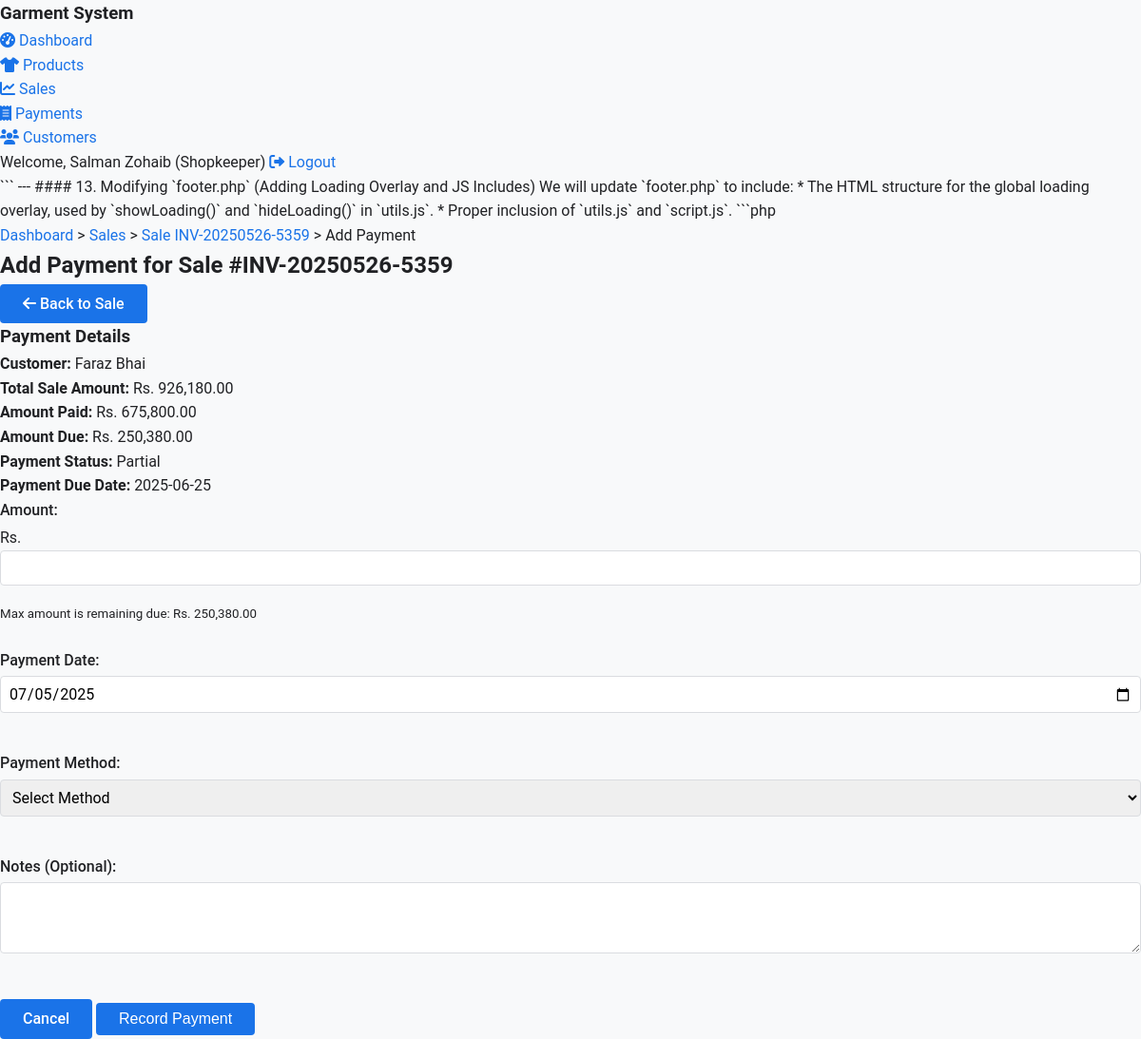
/add-payment.php?sale_id=12 (signed in), run on the app's committed database.
### tables this page shows
CREATE TABLE `sales` (
  `id` int(11) NOT NULL,
  `invoice_number` varchar(50) NOT NULL,
  `customer_id` int(11) NOT NULL,
  `sale_date` date NOT NULL,
  `total_amount` decimal(10,2) NOT NULL,
  `discount_amount` decimal(10,2) DEFAULT 0.00,
  `tax_amount` decimal(10,2) DEFAULT 0.00,
  `shipping_cost` decimal(10,2) DEFAULT 0.00,
  `net_amount` decimal(10,2) NOT NULL,
  `payment_status` enum('unpaid','partial','paid') DEFAULT 'unpaid',
  `payment_due_date` date DEFAULT NULL,
  `notes` text DEFAULT NULL,
  `created_by` int(11) NOT NULL,
  `created_at` timestamp NULL DEFAULT current_timestamp(),
  `updated_at` timestamp NULL DEFAULT current_timestamp() ON UPDATE current_timestamp()
);

CREATE TABLE `customers` (
  `id` int(11) NOT NULL,
  `name` varchar(100) NOT NULL,
  `contact_person` varchar(100) DEFAULT NULL,
  `phone` varchar(20) DEFAULT NULL,
  `email` varchar(100) DEFAULT NULL,
  `address` text DEFAULT NULL,
  `created_by` int(11) NOT NULL,
  `created_at` timestamp NULL DEFAULT current_timestamp(),
  `updated_at` timestamp NULL DEFAULT current_timestamp() ON UPDATE current_timestamp()
);

### add-payment.php (the view, shortened to what this page needs)
<?php
include_once '../includes/header.php';
$database = new Database();
$db = $database->getConnection();
$auth = new Auth($db);
$sale_id = isset($_GET['sale_id']) ? intval($_GET['sale_id']) : null;
$sale_details = null;
$amount_due = 0;
$total_amount_paid = 0;
try {
    $sale_query = "SELECT s.id, s.invoice_number, s.total_amount, s.payment_status, s.payment_due_date, c.name AS customer_name
                   FROM sales s
                   JOIN customers c ON s.customer_id = c.id
                   WHERE s.id = ? AND s.created_by = ?";
    $sale_stmt = $db->prepare($sale_query);
    $sale_stmt->execute([$sale_id, $_SESSION['user_id']]);
    $sale_details = $sale_stmt->fetch(PDO::FETCH_ASSOC);
    $paid_amount_query = "SELECT SUM(amount) FROM payments WHERE sale_id = ?";
    $paid_amount_stmt = $db->prepare($paid_amount_query);
    $paid_amount_stmt->execute([$sale_id]);
    $total_amount_paid = $paid_amount_stmt->fetchColumn() ?: 0;
    $amount_due = $sale_details['total_amount'] - $total_amount_paid;
    $auth->logActivity(
        $_SESSION['user_id'],
        'read',
        'payments',
        'Accessed Add Payment page for Sale #' . htmlspecialchars($sale_details['invoice_number']),
        $sale_id
    );
} catch (Exception $e) {
    $auth->logActivity(
        $_SESSION['user_id'] ?? null,
        'error',
        'payments',
        'Error loading Add Payment page: ' . $e->getMessage(),
        $sale_id ?? null
    );
    $_SESSION['error_message'] = $e->getMessage();
    header('Location: sales.php');
    exit;
}
?>
<div class="breadcrumb">
    <a href="dashboard.php">Dashboard</a> &gt;
    <a href="sales.php">Sales</a> &gt;
    <a href="view-sale.php?id=<?php echo htmlspecialchars($sale_id); ?>">Sale <?php echo htmlspecialchars($sale_details['invoice_number']); ?></a> &gt;
    <span>Add Payment</span>
</div>
<div class="page-header">
    <div class="page-title">
        <h2>Add Payment for Sale #<?php echo htmlspecialchars($sale_details['invoice_number']); ?></h2>
    </div>
    <div class="page-actions">
        <a href="view-sale.php?id=<?php echo htmlspecialchars($sale_id); ?>" class="button secondary">
            <i class="fas fa-arrow-left"></i> Back to Sale
        </a>
    </div>
</div>
<div class="container-fluid">
    <div class="card add-payment-card">
        <div class="card-header">
            <h3>Payment Details</h3>
        </div>
        <div class="card-content">
            <div class="sale-summary">
                <p><strong>Customer:</strong> <?php echo htmlspecialchars($sale_details['customer_name']); ?></p>
                <p><strong>Total Sale Amount:</strong> Rs. <?php echo number_format($sale_details['total_amount'], 2); ?></p>
                <p><strong>Amount Paid:</strong> Rs. <?php echo number_format($total_amount_paid, 2); ?></p>
                <p><strong>Amount Due:</strong> <span class="amount-due">Rs. <?php echo number_format($amount_due, 2); ?></span></p>
                <p><strong>Payment Status:</strong> <span class="status-badge status-<?php echo htmlspecialchars($sale_details['payment_status']); ?>"><?php echo ucfirst(htmlspecialchars($sale_details['payment_status'])); ?></span></p>
                <?php if ($sale_details['payment_due_date']): ?>
                    <p><strong>Payment Due Date:</strong> <?php echo htmlspecialchars($sale_details['payment_due_date']); ?></p>
                <?php endif; ?>
            </div>
            <form id="addPaymentForm" method="post" action="../api/save-payment.php">
                <div class="form-group">
                    <label for="amount">Amount:</label>
                    <div class="amount-input-container">
                        <span class="currency-symbol">Rs.</span>
                        <input type="number" id="amount" name="amount" step="0.01" min="0.01" max="<?php echo number_format($amount_due, 2, '.', ''); ?>" required>
                    </div>
                    <small class="form-text text-muted">Max amount is remaining due: Rs. <?php echo number_format($amount_due, 2); ?></small>
                </div>
                <div class="form-group">
                    <label for="payment_date">Payment Date:</label>
                    <input type="date" id="payment_date" name="payment_date" value="<?php echo date('Y-m-d'); ?>" required>
                </div>
                <div class="form-group">
                    <label for="payment_method">Payment Method:</label>
                    <select id="payment_method" name="payment_method" required>
                        <option value="">Select Method</option>
                    </select>
                </div>
                <div class="form-group">
                    <label for="notes">Notes (Optional):</label>
                    <textarea id="notes" name="notes" rows="3"></textarea>
                </div>
                <div class="form-actions">
                    <a href="view-sale.php?id=<?php echo htmlspecialchars($sale_id); ?>" class="button secondary">Cancel</a>
                    <button type="submit" class="button primary">Record Payment</button>
                </div>
            </form>
        </div>
    </div>
</div>
<?php include_once '../includes/footer.php'; ?>

### style.css (style rules this page uses)
:root { --primary: #1a73e8; --primary-dark: #0d47a1; --secondary: #5f6368; --accent: #fbbc04; --success: #34a853; --warning: #fbbc04; --error: #ea4335; --background: #ffffff; --surface: #f8f9fa; --border: #dadce0; --text-primary: #202124; --text-secondary: #5f6368; --font-family: 'Roboto', 'Segoe UI', Arial, sans-serif; --font-size-sm: 0.875rem; --font-size-md: 1rem; --font-size-lg: 1.25rem; --font-size-xl: 1.5rem; --spacing-xs: 0.25rem; --spacing-sm: 0.5rem; --spacing-md: 1rem; --spacing-lg: 1.5rem; --spacing-xl: 2rem; --border-radius-sm: 0.25rem; --border-radius-md: 0.5rem; --border-radius-lg: 1rem; --shadow-sm: 0 1px 3px rgba(0,0,0,0.12), 0 1px 2px rgba(0,0,0,0.24); --shadow-md: 0 3px 6px rgba(0,0,0,0.16), 0 3px 6px rgba(0,0,0,0.23); --shadow-lg: 0 10px 20px rgba(0,0,0,0.19), 0 6px 6px rgba(0,0,0,0.23); }
* { margin: 0; padding: 0; box-sizing: border-box; }
body { font-family: var(--font-family); font-size: var(--font-size-md); color: var(--text-primary); background-color: var(--surface); line-height: 1.6; }
a { color: var(--primary); text-decoration: none; }
button, .button { display: inline-block; background-color: var(--primary); color: white; border: none; padding: var(--spacing-sm) var(--spacing-lg); border-radius: var(--border-radius-sm); cursor: pointer; font-size: var(--font-size-md); font-weight: 500; transition: background-color 0.3s ease; }
input, select, textarea { width: 100%; padding: var(--spacing-sm); margin-bottom: var(--spacing-md); border: 1px solid var(--border); border-radius: var(--border-radius-sm); font-family: var(--font-family); font-size: var(--font-size-md); }
.form-group { margin-bottom: var(--spacing-lg); }
.form-group label { display: block; margin-bottom: var(--spacing-xs); font-weight: 500; }

### data on the page
sales: invoice_number "INV-20250526-5359", customer.name "Faraz Bhai", total_amount "926,180.00", payment_status "Partial", payment_due_date "2025-06-25"

### other printed values
$_SESSION['full_name'] "Salman Zohaib"
$_SESSION['role'] "Shopkeeper"
$total_amount_paid "675,800.00"
$amount_due "250,380.00"
